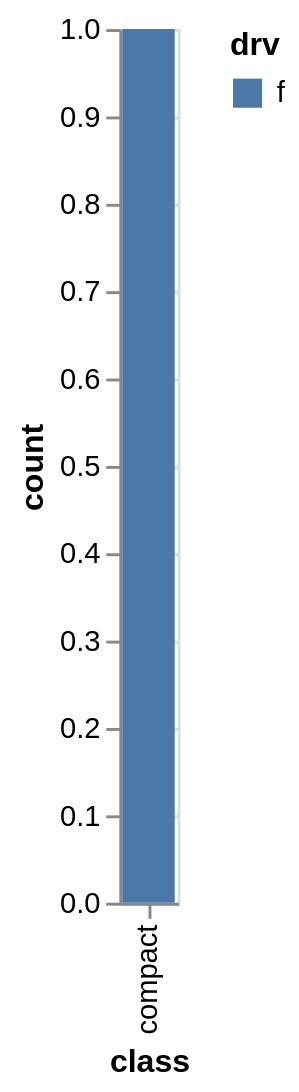

Vega-Lite specification stored for this chart:
### Vega-Lite specification from a JSON file in a GitHub repository (floating-point values rounded to 4 significant figures)
{"$schema": "https://vega.github.io/schema/vega-lite/v3.json", "datasets": {"data-00": [{"manufacturer": "audi", "model": "a4", "displ": 1.8, "year": 1999, "cyl": 4, "trans": "auto(l5)", "drv": "f", "cty": 18, "hwy": 29, "fl": "p", "class": "compact"}]}, "layer": [{"data": {"name": "data-00"}, "mark": {"type": "bar"}, "encoding": {"x": {"field": "class", "type": "nominal", "title": "class"}, "y": {"aggregate": "count", "stack": "zero", "type": "quantitative", "title": "count"}, "fill": {"field": "drv", "type": "nominal", "title": "drv"}}}]}
